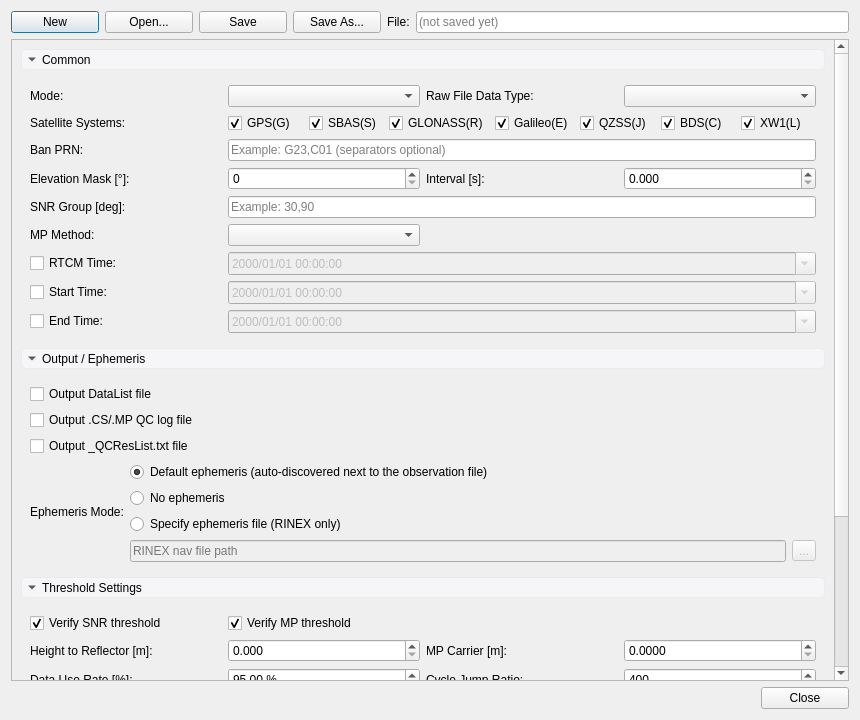
<?xml version="1.0" encoding="UTF-8"?>
<ui version="4.0">
 <class>QCConfigFileEditorDialog</class>
 <widget class="QDialog" name="QCConfigFileEditorDialog">
  <property name="geometry">
   <rect>
    <x>0</x>
    <y>0</y>
    <width>860</width>
    <height>720</height>
   </rect>
  </property>
  <property name="windowTitle">
   <string>QC Config File Editor</string>
  </property>
  <layout class="QVBoxLayout" name="mainLayout">
   <item>
    <layout class="QHBoxLayout" name="topLayout">
     <item>
      <widget class="QPushButton" name="btnNew">
       <property name="minimumSize">
        <size>
         <width>88</width>
         <height>0</height>
        </size>
       </property>
       <property name="cursor">
        <cursorShape>PointingHandCursor</cursorShape>
       </property>
       <property name="text">
        <string>New</string>
       </property>
       <property name="toolTip">
        <string>Start a new config with engine default values</string>
       </property>
      </widget>
     </item>
     <item>
      <widget class="QPushButton" name="btnOpen">
       <property name="minimumSize">
        <size>
         <width>88</width>
         <height>0</height>
        </size>
       </property>
       <property name="cursor">
        <cursorShape>PointingHandCursor</cursorShape>
       </property>
       <property name="text">
        <string>Open...</string>
       </property>
       <property name="toolTip">
        <string>Open an existing QC config file</string>
       </property>
      </widget>
     </item>
     <item>
      <widget class="QPushButton" name="btnSave">
       <property name="minimumSize">
        <size>
         <width>88</width>
         <height>0</height>
        </size>
       </property>
       <property name="cursor">
        <cursorShape>PointingHandCursor</cursorShape>
       </property>
       <property name="text">
        <string>Save</string>
       </property>
       <property name="toolTip">
        <string>Save to the current file (asks for a name when the file is new)</string>
       </property>
      </widget>
     </item>
     <item>
      <widget class="QPushButton" name="btnSaveAs">
       <property name="minimumSize">
        <size>
         <width>88</width>
         <height>0</height>
        </size>
       </property>
       <property name="cursor">
        <cursorShape>PointingHandCursor</cursorShape>
       </property>
       <property name="text">
        <string>Save As...</string>
       </property>
      </widget>
     </item>
     <item>
      <widget class="QLabel" name="fileLabel">
       <property name="text">
        <string>File:</string>
       </property>
      </widget>
     </item>
     <item>
      <widget class="QLineEdit" name="filePathEdit">
       <property name="readOnly">
        <bool>true</bool>
       </property>
       <property name="placeholderText">
        <string>(not saved yet)</string>
       </property>
      </widget>
     </item>
    </layout>
   </item>
   <item>
    <widget class="QScrollArea" name="scrollArea">
     <property name="widgetResizable">
      <bool>true</bool>
     </property>
     <widget class="QWidget" name="scrollWidget">
      <property name="geometry">
       <rect>
        <x>0</x>
        <y>0</y>
        <width>840</width>
        <height>600</height>
       </rect>
      </property>
      <layout class="QVBoxLayout" name="scrollLayout">
       <item>
        <widget class="QToolButton" name="commonToolButton">
         <property name="sizePolicy">
          <sizepolicy hsizetype="Expanding" vsizetype="Fixed">
           <horstretch>0</horstretch>
           <verstretch>0</verstretch>
          </sizepolicy>
         </property>
         <property name="styleSheet">
          <string notr="true">QToolButton{
height: 2em;
background-color: #f6f6f8;
border: 1px solid #e9ebec;
border-radius: 4px;
color: black;
}

QToolButton::down-arrow {
 image: url(:/icons/Resources/Icons/DownArrow.png);
}
QToolButton::right-arrow{
 image: url(:/icons/Resources/Icons/RightArrow.png);
}</string>
         </property>
         <property name="text">
          <string>Common</string>
         </property>
         <property name="checkable">
          <bool>true</bool>
         </property>
         <property name="checked">
          <bool>true</bool>
         </property>
         <property name="toolButtonStyle">
          <enum>Qt::ToolButtonTextBesideIcon</enum>
         </property>
         <property name="arrowType">
          <enum>Qt::DownArrow</enum>
         </property>
        </widget>
       </item>
       <item>
        <widget class="QWidget" name="commonWidget">
         <layout class="QGridLayout" name="commonLayout">
          <item row="0" column="0">
           <widget class="QLabel" name="modeLabel">
            <property name="text">
             <string>Mode:</string>
            </property>
           </widget>
          </item>
          <item row="0" column="1">
           <widget class="MyComboBox" name="modeComboBox"/>
          </item>
          <item row="0" column="2">
           <widget class="QLabel" name="rawDataTypeLabel">
            <property name="text">
             <string>Raw File Data Type:</string>
            </property>
           </widget>
          </item>
          <item row="0" column="3">
           <widget class="MyComboBox" name="rawDataTypeComboBox"/>
          </item>
          <item row="1" column="0">
           <widget class="QLabel" name="sysLabel">
            <property name="text">
             <string>Satellite Systems:</string>
            </property>
           </widget>
          </item>
          <item row="1" column="1" colspan="3">
           <layout class="QHBoxLayout" name="sysLayout">
            <item>
             <widget class="QCheckBox" name="sysGPSChk">
              <property name="text">
               <string>GPS(G)</string>
              </property>
              <property name="checked">
               <bool>true</bool>
              </property>
             </widget>
            </item>
            <item>
             <widget class="QCheckBox" name="sysSBASChk">
              <property name="text">
               <string>SBAS(S)</string>
              </property>
              <property name="checked">
               <bool>true</bool>
              </property>
             </widget>
            </item>
            <item>
             <widget class="QCheckBox" name="sysGLOChk">
              <property name="text">
               <string>GLONASS(R)</string>
              </property>
              <property name="checked">
               <bool>true</bool>
              </property>
             </widget>
            </item>
            <item>
             <widget class="QCheckBox" name="sysGALChk">
              <property name="text">
               <string>Galileo(E)</string>
              </property>
              <property name="checked">
               <bool>true</bool>
              </property>
             </widget>
            </item>
            <item>
             <widget class="QCheckBox" name="sysQZSChk">
              <property name="text">
               <string>QZSS(J)</string>
              </property>
              <property name="checked">
               <bool>true</bool>
              </property>
             </widget>
            </item>
            <item>
             <widget class="QCheckBox" name="sysBDSChk">
              <property name="text">
               <string>BDS(C)</string>
              </property>
              <property name="checked">
               <bool>true</bool>
              </property>
             </widget>
            </item>
            <item>
             <widget class="QCheckBox" name="sysLEOChk">
              <property name="text">
               <string>XW1(L)</string>
              </property>
              <property name="toolTip">
               <string>The engine parses the letter L as the XW1 (LEO) system bit</string>
              </property>
              <property name="checked">
               <bool>true</bool>
              </property>
             </widget>
            </item>
           </layout>
          </item>
          <item row="2" column="0">
           <widget class="QLabel" name="banPrnLabel">
            <property name="text">
             <string>Ban PRN:</string>
            </property>
           </widget>
          </item>
          <item row="2" column="1" colspan="3">
           <widget class="QLineEdit" name="banPrnEdit">
            <property name="placeholderText">
             <string>Example: G23,C01 (separators optional)</string>
            </property>
            <property name="toolTip">
             <string>Satellites excluded from QC. The engine reads letter + 2-digit PRN tokens and silently drops invalid ones.</string>
            </property>
           </widget>
          </item>
          <item row="3" column="0">
           <widget class="QLabel" name="eleDegLabel">
            <property name="text">
             <string>Elevation Mask [°]:</string>
            </property>
           </widget>
          </item>
          <item row="3" column="1">
           <widget class="MyNoWheelSpinBox" name="eleDegSpinBox">
            <property name="maximum">
             <number>90</number>
            </property>
           </widget>
          </item>
          <item row="3" column="2">
           <widget class="QLabel" name="intervalLabel">
            <property name="text">
             <string>Interval [s]:</string>
            </property>
           </widget>
          </item>
          <item row="3" column="3">
           <widget class="MyNoWheelDoubleSpinBox" name="intervalSpinBox">
            <property name="decimals">
             <number>3</number>
            </property>
            <property name="maximum">
             <double>3600.000000000000000</double>
            </property>
            <property name="singleStep">
             <double>0.500000000000000</double>
            </property>
            <property name="toolTip">
             <string>Sample interval in seconds; 0 = derive from the observation file</string>
            </property>
           </widget>
          </item>
          <item row="4" column="0">
           <widget class="QLabel" name="snrGroupLabel">
            <property name="text">
             <string>SNR Group [deg]:</string>
            </property>
           </widget>
          </item>
          <item row="4" column="1" colspan="3">
           <widget class="QLineEdit" name="snrGroupEdit">
            <property name="placeholderText">
             <string>Example: 30,90</string>
            </property>
            <property name="toolTip">
             <string>Elevation bounds for SNR grouping, comma separated, at most 9 values: 30,90 counts the satellite SNR in the 0-30 and 30-90 degree bands separately, which shifts the average-SNR statistics. Engine note: the last character of the last value is dropped by the engine parser (e.g. a file value of 30 reads back as 3); the editor shows what the engine sees.</string>
            </property>
           </widget>
          </item>
          <item row="5" column="0">
           <widget class="QLabel" name="mpMethodLabel">
            <property name="text">
             <string>MP Method:</string>
            </property>
           </widget>
          </item>
          <item row="5" column="1">
           <widget class="MyComboBox" name="mpMethodComboBox"/>
          </item>
          <item row="6" column="0">
           <widget class="QCheckBox" name="rtcmTimeEnabledCheckBox">
            <property name="text">
             <string>RTCM Time:</string>
            </property>
            <property name="toolTip">
             <string>Only needed when the RTCM data carries no ephemeris (the time cannot be auto-detected then); data with ephemeris info does not need this.</string>
            </property>
           </widget>
          </item>
          <item row="6" column="1" colspan="3">
           <widget class="MyDateTimeEdit" name="rtcmTimeEdit">
            <property name="calendarPopup">
             <bool>true</bool>
            </property>
            <property name="displayFormat">
             <string>yyyy/MM/dd HH:mm:ss</string>
            </property>
            <property name="enabled">
             <bool>false</bool>
            </property>
           </widget>
          </item>
          <item row="7" column="0">
           <widget class="QCheckBox" name="startTimeEnabledCheckBox">
            <property name="text">
             <string>Start Time:</string>
            </property>
           </widget>
          </item>
          <item row="7" column="1" colspan="3">
           <widget class="MyDateTimeEdit" name="startDateTimeEdit">
            <property name="calendarPopup">
             <bool>true</bool>
            </property>
            <property name="displayFormat">
             <string>yyyy/MM/dd HH:mm:ss</string>
            </property>
            <property name="enabled">
             <bool>false</bool>
            </property>
            <property name="toolTip">
             <string>Limit QC to observations from this time; unchecked = no limit</string>
            </property>
           </widget>
          </item>
          <item row="8" column="0">
           <widget class="QCheckBox" name="endTimeEnabledCheckBox">
            <property name="text">
             <string>End Time:</string>
            </property>
           </widget>
          </item>
          <item row="8" column="1" colspan="3">
           <widget class="MyDateTimeEdit" name="endDateTimeEdit">
            <property name="calendarPopup">
             <bool>true</bool>
            </property>
            <property name="displayFormat">
             <string>yyyy/MM/dd HH:mm:ss</string>
            </property>
            <property name="enabled">
             <bool>false</bool>
            </property>
            <property name="toolTip">
             <string>Limit QC to observations until this time; unchecked = no limit</string>
            </property>
           </widget>
          </item>
         </layout>
        </widget>
       </item>
       <item>
        <widget class="QToolButton" name="outputToolButton">
         <property name="sizePolicy">
          <sizepolicy hsizetype="Expanding" vsizetype="Fixed">
           <horstretch>0</horstretch>
           <verstretch>0</verstretch>
          </sizepolicy>
         </property>
         <property name="styleSheet">
          <string notr="true">QToolButton{
height: 2em;
background-color: #f6f6f8;
border: 1px solid #e9ebec;
border-radius: 4px;
color: black;
}

QToolButton::down-arrow {
 image: url(:/icons/Resources/Icons/DownArrow.png);
}
QToolButton::right-arrow{
 image: url(:/icons/Resources/Icons/RightArrow.png);
}</string>
         </property>
         <property name="text">
          <string>Output / Ephemeris</string>
         </property>
         <property name="checkable">
          <bool>true</bool>
         </property>
         <property name="checked">
          <bool>true</bool>
         </property>
         <property name="toolButtonStyle">
          <enum>Qt::ToolButtonTextBesideIcon</enum>
         </property>
         <property name="arrowType">
          <enum>Qt::DownArrow</enum>
         </property>
        </widget>
       </item>
       <item>
        <widget class="QWidget" name="outputWidget">
         <layout class="QGridLayout" name="outputLayout">
          <item row="0" column="0" colspan="2">
           <widget class="QCheckBox" name="outputDataListChk">
            <property name="text">
             <string>Output DataList file</string>
            </property>
            <property name="toolTip">
             <string>Per-epoch, per-satellite observation detail log (basename_DataList.log): elevation, azimuth, per-frequency carrier/pseudorange presence flags, SNR, Doppler and cycle-slip flags.</string>
            </property>
           </widget>
          </item>
          <item row="1" column="0" colspan="2">
           <widget class="QCheckBox" name="outputQCLogChk">
            <property name="text">
             <string>Output .CS/.MP QC log file</string>
            </property>
            <property name="toolTip">
             <string>Cycle-slip and multipath logs: basename.CS records the satellite and frequency of each cycle slip, basename.MP records the per-epoch multipath combination values [m] of every satellite.</string>
            </property>
           </widget>
          </item>
          <item row="2" column="0" colspan="2">
           <widget class="QCheckBox" name="outputQCResBinaryChk">
            <property name="text">
             <string>Output _QCResList.txt file</string>
            </property>
            <property name="toolTip">
             <string>Machine-readable QC summary (basename_QCResList.txt): PassFlag, data use rate, cycle-slip ratio, per-system per-frequency MP Rms and average SNR.</string>
            </property>
           </widget>
          </item>
          <item row="3" column="0">
           <widget class="QLabel" name="ephModeLabel">
            <property name="text">
             <string>Ephemeris Mode:</string>
            </property>
           </widget>
          </item>
          <item row="3" column="1">
           <layout class="QVBoxLayout" name="ephLayout">
            <item>
             <widget class="QRadioButton" name="rbEphDefault">
              <property name="text">
               <string>Default ephemeris (auto-discovered next to the observation file)</string>
              </property>
              <property name="checked">
               <bool>true</bool>
              </property>
             </widget>
            </item>
            <item>
             <widget class="QRadioButton" name="rbEphNone">
              <property name="text">
               <string>No ephemeris</string>
              </property>
             </widget>
            </item>
            <item>
             <widget class="QRadioButton" name="rbEphCustom">
              <property name="text">
               <string>Specify ephemeris file (RINEX only)</string>
              </property>
             </widget>
            </item>
            <item>
             <layout class="QHBoxLayout" name="ephFileLayout">
              <item>
               <widget class="QLineEdit" name="leEphFilePaths">
                <property name="enabled">
                 <bool>false</bool>
                </property>
                <property name="readOnly">
                 <bool>true</bool>
                </property>
                <property name="placeholderText">
                 <string>RINEX nav file path</string>
                </property>
               </widget>
              </item>
              <item>
               <widget class="QToolButton" name="btnEphBrowse">
                <property name="enabled">
                 <bool>false</bool>
                </property>
                <property name="cursor">
                 <cursorShape>PointingHandCursor</cursorShape>
                </property>
                <property name="text">
                 <string>...</string>
                </property>
               </widget>
              </item>
             </layout>
            </item>
           </layout>
          </item>
         </layout>
        </widget>
       </item>
       <item>
        <widget class="QToolButton" name="thresholdToolButton">
         <property name="sizePolicy">
          <sizepolicy hsizetype="Expanding" vsizetype="Fixed">
           <horstretch>0</horstretch>
           <verstretch>0</verstretch>
          </sizepolicy>
         </property>
         <property name="styleSheet">
          <string notr="true">QToolButton{
height: 2em;
background-color: #f6f6f8;
border: 1px solid #e9ebec;
border-radius: 4px;
color: black;
}

QToolButton::down-arrow {
 image: url(:/icons/Resources/Icons/DownArrow.png);
}
QToolButton::right-arrow{
 image: url(:/icons/Resources/Icons/RightArrow.png);
}</string>
         </property>
         <property name="text">
          <string>Threshold Settings</string>
         </property>
         <property name="checkable">
          <bool>true</bool>
         </property>
         <property name="checked">
          <bool>true</bool>
         </property>
         <property name="toolButtonStyle">
          <enum>Qt::ToolButtonTextBesideIcon</enum>
         </property>
         <property name="arrowType">
          <enum>Qt::DownArrow</enum>
         </property>
        </widget>
       </item>
       <item>
        <widget class="QWidget" name="thresholdWidget">
         <layout class="QGridLayout" name="thresholdLayout">
          <item row="0" column="0">
           <widget class="QCheckBox" name="thresholdSNRChk">
            <property name="text">
             <string>Verify SNR threshold</string>
            </property>
            <property name="checked">
             <bool>true</bool>
            </property>
           </widget>
          </item>
          <item row="0" column="1">
           <widget class="QCheckBox" name="thresholdMPChk">
            <property name="text">
             <string>Verify MP threshold</string>
            </property>
            <property name="checked">
             <bool>true</bool>
            </property>
           </widget>
          </item>
          <item row="1" column="0">
           <widget class="QLabel" name="heightToReflectorLabel">
            <property name="text">
             <string>Height to Reflector [m]:</string>
            </property>
           </widget>
          </item>
          <item row="1" column="1">
           <widget class="MyNoWheelDoubleSpinBox" name="heightToReflectorSpinBox">
            <property name="decimals">
             <number>3</number>
            </property>
            <property name="maximum">
             <double>1000.000000000000000</double>
            </property>
           </widget>
          </item>
          <item row="1" column="2">
           <widget class="QLabel" name="mpCarrierLabel">
            <property name="text">
             <string>MP Carrier [m]:</string>
            </property>
           </widget>
          </item>
          <item row="1" column="3">
           <widget class="MyNoWheelDoubleSpinBox" name="mpCarrierSpinBox">
            <property name="decimals">
             <number>4</number>
            </property>
            <property name="maximum">
             <double>99.999900000000001</double>
            </property>
            <property name="singleStep">
             <double>0.005000000000000</double>
            </property>
           </widget>
          </item>
          <item row="2" column="0">
           <widget class="QLabel" name="useRateLabel">
            <property name="text">
             <string>Data Use Rate [%]:</string>
            </property>
           </widget>
          </item>
          <item row="2" column="1">
           <widget class="MyNoWheelDoubleSpinBox" name="useRateSpinBox">
            <property name="suffix">
             <string> %</string>
            </property>
            <property name="maximum">
             <double>100.000000000000000</double>
            </property>
            <property name="value">
             <double>95.000000000000000</double>
            </property>
           </widget>
          </item>
          <item row="2" column="2">
           <widget class="QLabel" name="cycleJumpRatioLabel">
            <property name="text">
             <string>Cycle Jump Ratio:</string>
            </property>
           </widget>
          </item>
          <item row="2" column="3">
           <widget class="MyNoWheelSpinBox" name="cycleJumpRatioSpinBox">
            <property name="maximum">
             <number>99999999</number>
            </property>
            <property name="value">
             <number>400</number>
            </property>
           </widget>
          </item>
          <item row="3" column="0" colspan="4">
           <widget class="QWidget" name="thresholdTableWidget">
            <layout class="QGridLayout" name="thresholdGridLayout">
             <property name="horizontalSpacing">
              <number>12</number>
             </property>
            </layout>
           </widget>
          </item>
         </layout>
        </widget>
       </item>
       <item>
        <widget class="QToolButton" name="baselineToolButton">
         <property name="sizePolicy">
          <sizepolicy hsizetype="Expanding" vsizetype="Fixed">
           <horstretch>0</horstretch>
           <verstretch>0</verstretch>
          </sizepolicy>
         </property>
         <property name="styleSheet">
          <string notr="true">QToolButton{
height: 2em;
background-color: #f6f6f8;
border: 1px solid #e9ebec;
border-radius: 4px;
color: black;
}

QToolButton::down-arrow {
 image: url(:/icons/Resources/Icons/DownArrow.png);
}
QToolButton::right-arrow{
 image: url(:/icons/Resources/Icons/RightArrow.png);
}</string>
         </property>
         <property name="text">
          <string>Baseline</string>
         </property>
         <property name="checkable">
          <bool>true</bool>
         </property>
         <property name="checked">
          <bool>true</bool>
         </property>
         <property name="toolButtonStyle">
          <enum>Qt::ToolButtonTextBesideIcon</enum>
         </property>
         <property name="arrowType">
          <enum>Qt::DownArrow</enum>
         </property>
        </widget>
       </item>
       <item>
        <widget class="QWidget" name="baselineWidget">
         <layout class="QGridLayout" name="baselineLayout">
          <item row="0" column="0" colspan="2">
           <widget class="QCheckBox" name="inputTrueXYZChk">
            <property name="text">
             <string>Input true base/rover XYZ (zero/short baseline QC)</string>
            </property>
           </widget>
          </item>
          <item row="1" column="0">
           <widget class="QLabel" name="baseTrueXYZLabel">
            <property name="text">
             <string>Base True XYZ [m]:</string>
            </property>
           </widget>
          </item>
          <item row="1" column="1">
           <widget class="QLineEdit" name="baseTrueXYZEdit">
            <property name="placeholderText">
             <string>x,y,z  e.g. -2828180.26,4673771.36,3281109.05</string>
            </property>
           </widget>
          </item>
          <item row="2" column="0">
           <widget class="QLabel" name="roverTrueXYZLabel">
            <property name="text">
             <string>Rover True XYZ [m]:</string>
            </property>
           </widget>
          </item>
          <item row="2" column="1">
           <widget class="QLineEdit" name="roverTrueXYZEdit">
            <property name="placeholderText">
             <string>x,y,z</string>
            </property>
           </widget>
          </item>
          <item row="3" column="0" colspan="2">
           <widget class="QCheckBox" name="doubleDiffLLIChk">
            <property name="text">
             <string>Double-difference LLI check</string>
            </property>
           </widget>
          </item>
         </layout>
        </widget>
       </item>
      </layout>
     </widget>
    </widget>
   </item>
   <item>
    <layout class="QHBoxLayout" name="bottomLayout">
     <item>
      <spacer name="bottomSpacer">
       <property name="orientation">
        <enum>Qt::Horizontal</enum>
       </property>
       <property name="sizeHint" stdset="0">
        <size>
         <width>40</width>
         <height>20</height>
        </size>
       </property>
      </spacer>
     </item>
     <item>
      <widget class="QPushButton" name="btnClose">
       <property name="minimumSize">
        <size>
         <width>88</width>
         <height>0</height>
        </size>
       </property>
       <property name="cursor">
        <cursorShape>PointingHandCursor</cursorShape>
       </property>
       <property name="text">
        <string>Close</string>
       </property>
      </widget>
     </item>
    </layout>
   </item>
  </layout>
 </widget>
 <customwidgets>
  <customwidget>
   <class>MyComboBox</class>
   <extends>QComboBox</extends>
   <header location="global">Components/MyComboBox.h</header>
  </customwidget>
  <customwidget>
   <class>MyNoWheelSpinBox</class>
   <extends>QSpinBox</extends>
   <header location="global">Components/MyNoWheelSpinBox.h</header>
  </customwidget>
  <customwidget>
   <class>MyDateTimeEdit</class>
   <extends>QDateTimeEdit</extends>
   <header location="global">Components/MyDateTimeEdit.h</header>
  </customwidget>
  <customwidget>
   <class>MyNoWheelDoubleSpinBox</class>
   <extends>QDoubleSpinBox</extends>
   <header location="global">Components/MyNoWheelDoubleSpinBox.h</header>
  </customwidget>
 </customwidgets>
 <resources/>
 <connections/>
</ui>
